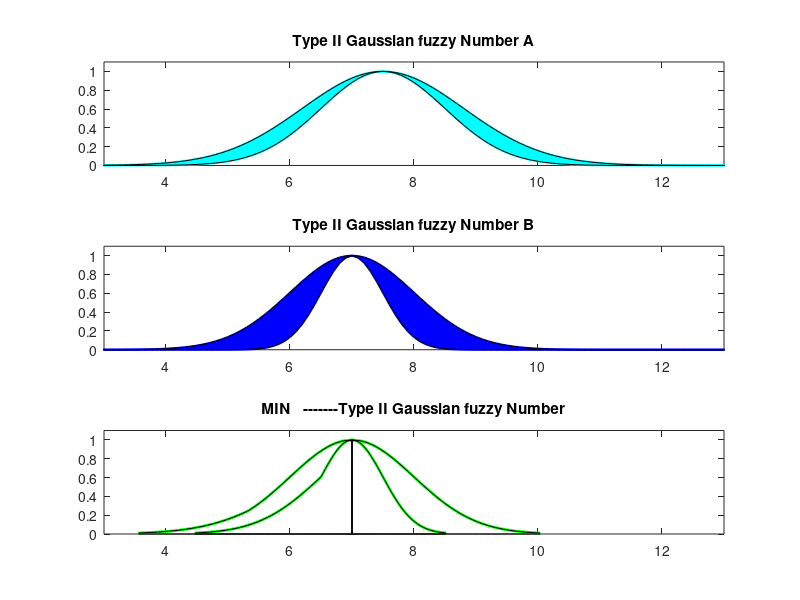

MATLAB code for this plot:
clear
clc
%  Shahab Sotudian--94125091
% Type II Gaussian  Number Operations
% Type II Gaussian  Number A
sigma1L=1;
mean1L=7.5;

sigma1U=1.3;
mean1U=7.5;

% Type II Gaussian  Number B
sigma2U=1;
mean2U=7;

sigma2L=0.5;
mean2L=7;

alfa=0;
y=[];
l = -5:0.1:15;

% alfa cut
AU=[(mean1U-sigma1U*sqrt((-2)*log(alfa))),(mean1U+sigma1U*sqrt((-2)*log(alfa)))];
BU=[(mean2U-sigma2U*sqrt((-2)*log(alfa))),(mean2U+sigma2U*sqrt((-2)*log(alfa)))];

AL=[(mean1L-sigma1L*sqrt((-2)*log(alfa))),(mean1L+sigma1L*sqrt((-2)*log(alfa)))];
BL=[(mean2L-sigma2L*sqrt((-2)*log(alfa))),(mean2L+sigma2L*sqrt((-2)*log(alfa)))];

% MIN   
for i=1:1:101
    alfa=(i-1)/100;
   y(i)=alfa;
s1U(i)=min((mean1U-sigma1U*sqrt((-2)*log(alfa))),(mean2U-sigma2U*sqrt((-2)*log(alfa))));
s2U(i)=min((mean1U+sigma1U*sqrt((-2)*log(alfa))),(mean2U+sigma2U*sqrt((-2)*log(alfa))));

s1L(i)=min((mean1L-sigma1L*sqrt((-2)*log(alfa))),(mean2L-sigma2L*sqrt((-2)*log(alfa))));
s2L(i)=min((mean1L+sigma1L*sqrt((-2)*log(alfa))),(mean2L+sigma2L*sqrt((-2)*log(alfa))));
end



 
  subplot(311)
h1=gaussmf(l,[1 7.5]);
plot(l,h1,'c','linewidth',1.5)
hold on
h2=gaussmf(l,[1.3 7.5]);
plot(l,h2,'c','linewidth',1.5)
title('Type II Gaussian fuzzy Number A')
axis([3,13,0,1.1])
X=[l,fliplr(l)];                
Y=[h2,fliplr(h1)];             
fill(X,Y,'c');  
       subplot(312)
h3=gaussmf(l,[1 7]);
plot(l,h3,'b','linewidth',1.5)
hold on
h4=gaussmf(l,[0.5 7]);
plot(l,h4,'b','linewidth',1.5)
title('Type II Gaussian fuzzy Number B')
axis([3,13,0,1.1])
X=[l,fliplr(l)];                
Y=[h4,fliplr(h3)];             
fill(X,Y,'b');

      subplot(313)
plot(s1L,y,'g','linewidth',2)
hold on
plot(s2L,y,'g','linewidth',2)
hold on
plot(s1U,y,'g','linewidth',2)
hold on
plot(s2U,y,'g','linewidth',2)
axis([3,13,0,1.1])
hold on

H1=area(s1U,y);
set(H1,'FaceColor','g');
H1=area(s1L,y);
set(H1,'FaceColor','w');
H2=area(s2U,y);
set(H2,'FaceColor','g');
H2=area(s2L,y);
set(H2,'FaceColor','w');

title('MIN   -------Type II Gaussian fuzzy Number')

